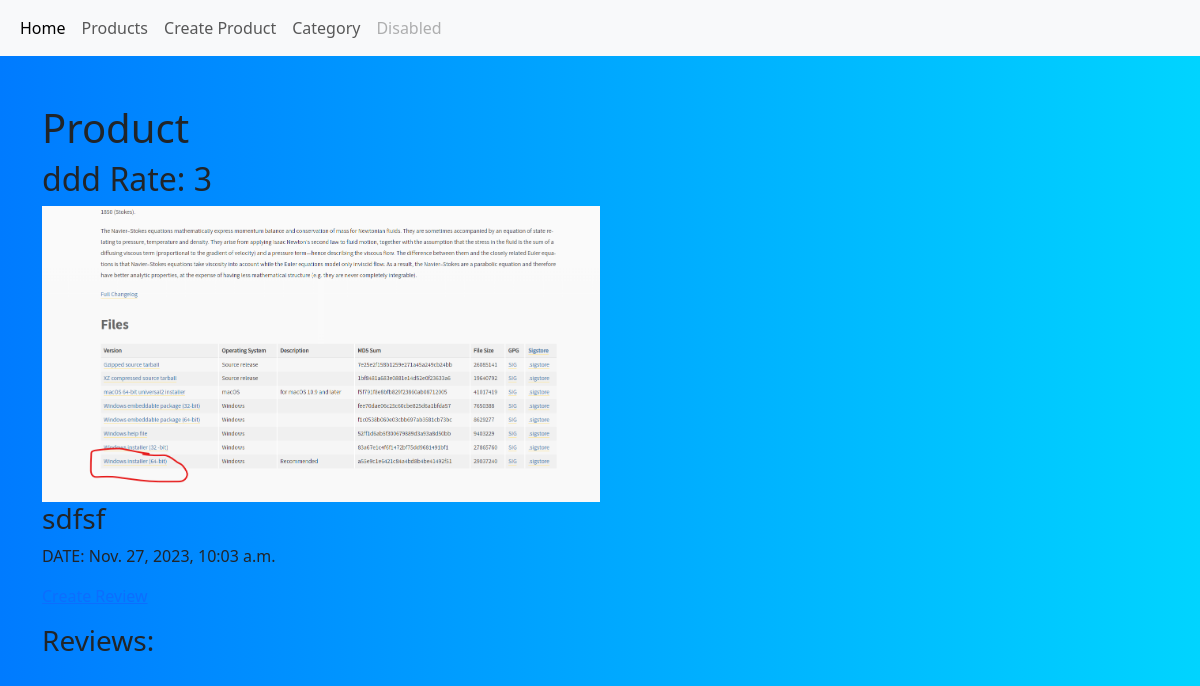
The page /products/1/ on the database as committed earlier.
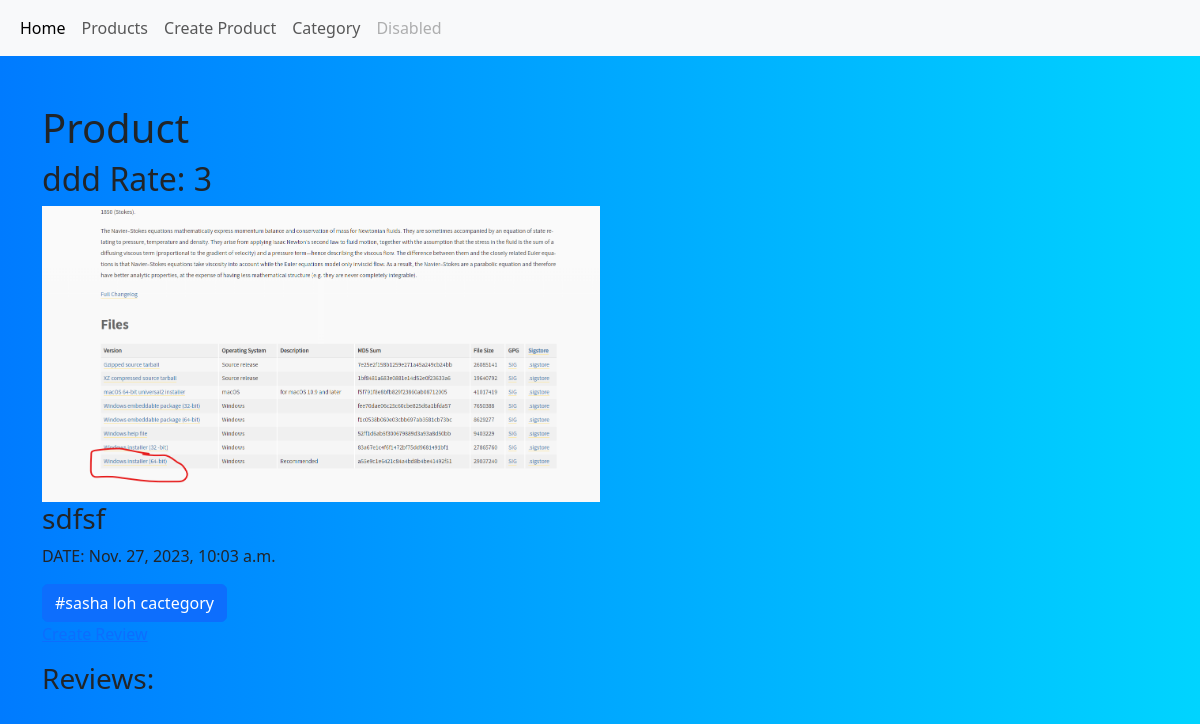
The same page on the database as committed later.
### post/models.py (models this page shows, shortened)
class Category(models.Model):
    text = models.CharField(max_length=100)
    class Meta:
        verbose_name_plural = "Category"

### post/views.py (the view)
# urls.py: path('products/<int:prod_id>/', views.product_detail_view),
def product_detail_view(request, prod_id):
    if request.method == 'GET':
        product = Product.objects.get(id=prod_id)
        return render(request, 'products/detail.html', {'product': product})

### templates/products/detail.html (shortened to what this page needs)
{% extends 'layouts/index.html' %}
{% block content %}
    <h1>Product</h1>
    <h2>{{ product.title }}   Rate: {{ product.rate }}</h2>
    <img src="/media/{{ product.image }}" width="50%" alt="...">
    <h3>{{ product.content }}</h3>
    <p>DATE: {{ product.created_at }}</p>
    {% for category in product.category.all %}
        <a href="/category/" class="btn btn-primary">#{{ category.text }}</a>
    {% endfor %}
    <p>
    <a href="/create_reviews/{{ product.id }}/" class="submit-row">Create Review{{ ReviewCreateForm }}</a>
    </p>
    <h3>Reviews:</h3>
{% endblock %}

Rows that differ between the two databases and show on the page:
added Category: text "sasha loh cactegory"
